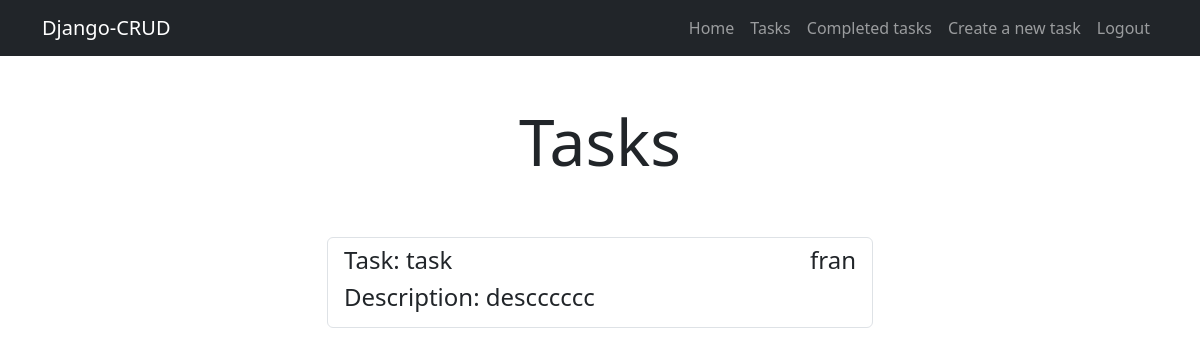
The page /tasks/ (signed in) on the database as committed earlier.
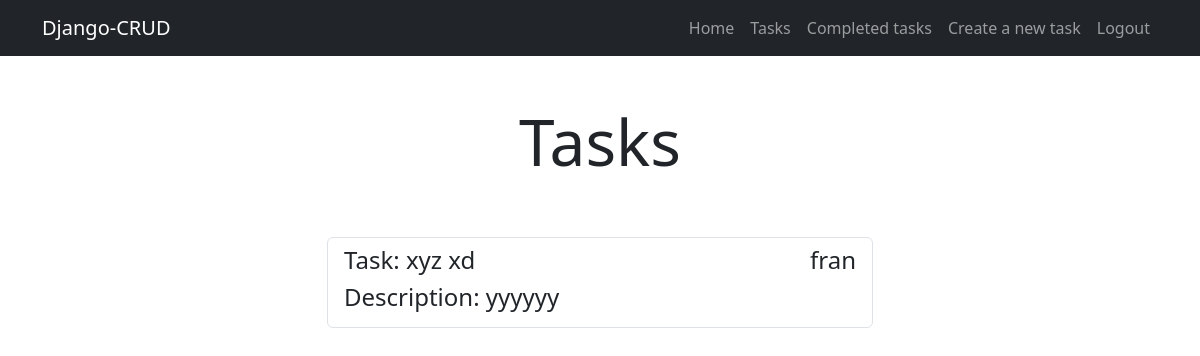
The same page on the database as committed later.
### tasks/models.py (models this page shows, shortened)
class Task(models.Model):
    title = models.CharField(max_length=200)
    description = models.TextField(blank=True)
    created = models.DateTimeField(auto_now_add=True)
    datecompleted = models.DateTimeField(null=True, blank=True)
    important = models.BooleanField(default=False)
    user = models.ForeignKey(User, on_delete=models.CASCADE)

### tasks/views.py (the view)
# urls.py: path('', include('tasks.urls')),
@login_required
def tasks(request):
    tasks = list(
        Task.objects.filter(user=request.user, datecompleted__isnull=True)
    )
    return render(request, "tasks/tasks.html", {"tasks": tasks})

### tasks/templates/tasks/tasks.html (shortened to what this page needs)
{% extends 'base.html' %}
{% block content %}
    <main class="container">
        <div class="row justify-content-center">
            <div class="col-md-6">
                <h1 class="text-center py-5 display-3">Tasks</h1>
                <ul class="list-group mb-5">
                    {% for task in tasks %}
                    <a href="{% url 'task_details' task.id %}" class="list-group-item icon-link-hover">
                        <header class="justify-content-between d-flex">
                            {% if task.important %}
                                <h4 class="text-info">Task: {{task.title}}</h4>
                            {% else %}
                                <h4>Task: {{task.title}}</h4>
                            {% endif %}
                            <h4>{{task.user.username}}</h4>
                        </header>
                        <h4>Description: {{task.description}}</h4>
                    </a>
                    {% endfor %}
                </ul>
            </div>
        </div>
    </main>
{% endblock content %}

Rows that differ between the two databases and show on the page:
no longer on this page (row edited): Task: title "task", user.username "fran", description "descccccc"
added Task: title "xyz xd", user.username "fran", description "yyyyyy"
